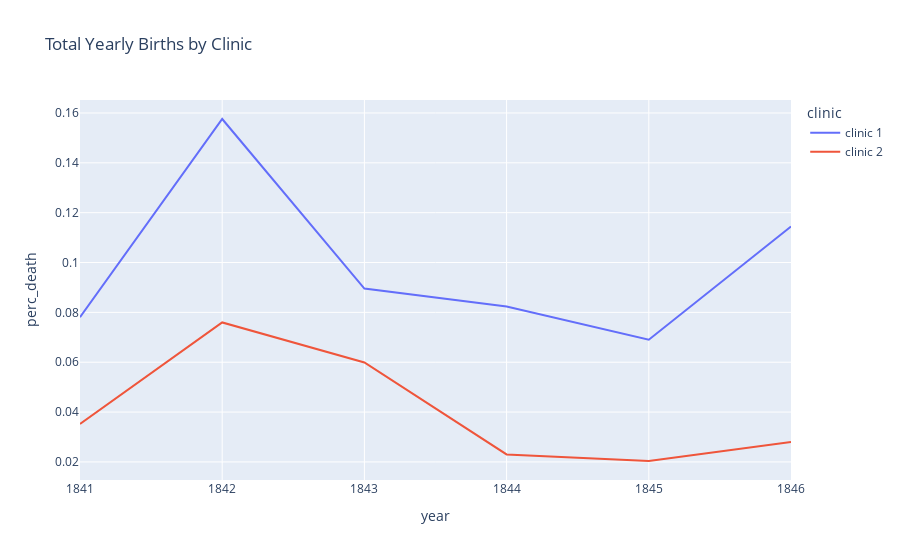

Notebook cell for this chart:
### Markdown cell above
### Plotting the Proportion of Yearly Deaths by Clinic

### Code cell
line = px.line(df_yearly, 
               x='year', 
               y='perc_death',
               color='clinic',
               title='Total Yearly Births by Clinic')
 
line.show()

### Figure 1 — Plotly figure (JSON) as saved in the notebook; plotly's stock layout.template omitted (floating-point values rounded to 4 significant figures)
{"data": [{"hovertemplate": "clinic=clinic 1<br>year=%{x}<br>perc_death=%{y}<extra></extra>", "legendgroup": "clinic 1", "line": {"color": "#636efa", "dash": "solid"}, "marker": {"symbol": "circle"}, "mode": "lines", "name": "clinic 1", "orientation": "v", "showlegend": true, "type": "scatter", "x": [1841, 1842, 1843, 1844, 1845, 1846], "xaxis": "x", "y": [0.07806, 0.1576, 0.08954, 0.08236, 0.06901, 0.1145], "yaxis": "y"}, {"hovertemplate": "clinic=clinic 2<br>year=%{x}<br>perc_death=%{y}<extra></extra>", "legendgroup": "clinic 2", "line": {"color": "#EF553B", "dash": "solid"}, "marker": {"symbol": "circle"}, "mode": "lines", "name": "clinic 2", "orientation": "v", "showlegend": true, "type": "scatter", "x": [1841, 1842, 1843, 1844, 1845, 1846], "xaxis": "x", "y": [0.03522, 0.07597, 0.05988, 0.023, 0.02036, 0.02797], "yaxis": "y"}], "layout": {"legend": {"title": {"text": "clinic"}, "tracegroupgap": 0}, "title": {"text": "Total Yearly Births by Clinic"}, "xaxis": {"anchor": "y", "domain": [0, 1], "title": {"text": "year"}}, "yaxis": {"anchor": "x", "domain": [0, 1], "title": {"text": "perc_death"}}}}
